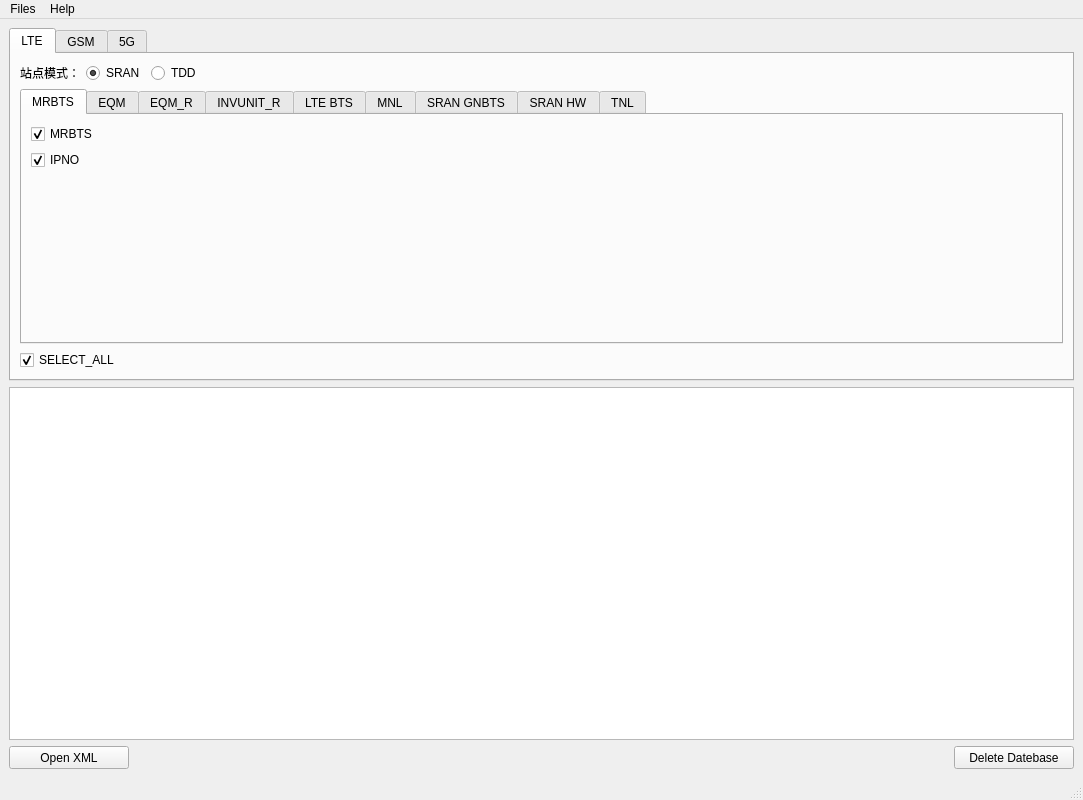
<?xml version="1.0" encoding="UTF-8"?>
<ui version="4.0">
 <author>李杰</author>
 <class>MainWindow</class>
 <widget class="QMainWindow" name="MainWindow">
  <property name="geometry">
   <rect>
    <x>0</x>
    <y>0</y>
    <width>1083</width>
    <height>800</height>
   </rect>
  </property>
  <property name="windowTitle">
   <string>SRAN Reading Tool </string>
  </property>
  <widget class="QWidget" name="centralwidget">
   <layout class="QVBoxLayout" name="verticalLayout">
    <item>
     <widget class="QTabWidget" name="tabWidget_2">
      <property name="font">
       <font>
        <weight>50</weight>
        <bold>false</bold>
       </font>
      </property>
      <property name="currentIndex">
       <number>0</number>
      </property>
      <property name="iconSize">
       <size>
        <width>16</width>
        <height>16</height>
       </size>
      </property>
      <widget class="QWidget" name="tab_11">
       <attribute name="title">
        <string>LTE</string>
       </attribute>
       <layout class="QVBoxLayout" name="verticalLayout_2">
        <item>
         <layout class="QHBoxLayout" name="horizontalLayout">
          <item>
           <widget class="QLabel" name="label">
            <property name="text">
             <string>站点模式：</string>
            </property>
           </widget>
          </item>
          <item>
           <widget class="QRadioButton" name="SRAN">
            <property name="maximumSize">
             <size>
              <width>60</width>
              <height>40</height>
             </size>
            </property>
            <property name="text">
             <string>SRAN</string>
            </property>
            <property name="checked">
             <bool>true</bool>
            </property>
           </widget>
          </item>
          <item>
           <widget class="QRadioButton" name="TDD">
            <property name="maximumSize">
             <size>
              <width>60</width>
              <height>40</height>
             </size>
            </property>
            <property name="layoutDirection">
             <enum>Qt::LeftToRight</enum>
            </property>
            <property name="text">
             <string>TDD</string>
            </property>
            <property name="checkable">
             <bool>true</bool>
            </property>
            <property name="checked">
             <bool>false</bool>
            </property>
           </widget>
          </item>
          <item>
           <spacer name="horizontalSpacer">
            <property name="orientation">
             <enum>Qt::Horizontal</enum>
            </property>
            <property name="sizeHint" stdset="0">
             <size>
              <width>40</width>
              <height>20</height>
             </size>
            </property>
           </spacer>
          </item>
         </layout>
        </item>
        <item>
         <widget class="QTabWidget" name="tabWidget">
          <property name="enabled">
           <bool>true</bool>
          </property>
          <property name="currentIndex">
           <number>0</number>
          </property>
          <widget class="QWidget" name="tab">
           <attribute name="title">
            <string>MRBTS</string>
           </attribute>
           <layout class="QVBoxLayout" name="verticalLayout_4">
            <item>
             <layout class="QFormLayout" name="formLayout_4">
              <item row="0" column="0">
               <widget class="QCheckBox" name="MRBTS">
                <property name="text">
                 <string>MRBTS</string>
                </property>
                <property name="checked">
                 <bool>true</bool>
                </property>
               </widget>
              </item>
              <item row="1" column="0">
               <widget class="QCheckBox" name="IPNO">
                <property name="text">
                 <string>IPNO</string>
                </property>
                <property name="checked">
                 <bool>true</bool>
                </property>
               </widget>
              </item>
             </layout>
            </item>
           </layout>
          </widget>
          <widget class="QWidget" name="tab_2">
           <attribute name="title">
            <string>EQM</string>
           </attribute>
           <layout class="QVBoxLayout" name="verticalLayout_5">
            <item>
             <layout class="QFormLayout" name="formLayout_5">
              <item row="2" column="0">
               <widget class="QCheckBox" name="RMOD_EQM">
                <property name="text">
                 <string>RMOD</string>
                </property>
                <property name="checked">
                 <bool>true</bool>
                </property>
               </widget>
              </item>
              <item row="3" column="0">
               <widget class="QCheckBox" name="SMOD_EQM">
                <property name="text">
                 <string>SMOD</string>
                </property>
                <property name="checked">
                 <bool>true</bool>
                </property>
               </widget>
              </item>
              <item row="1" column="0">
               <widget class="QCheckBox" name="BBMOD_EQM">
                <property name="text">
                 <string>BBMOD</string>
                </property>
                <property name="checked">
                 <bool>true</bool>
                </property>
               </widget>
              </item>
             </layout>
            </item>
           </layout>
          </widget>
          <widget class="QWidget" name="tab_3">
           <attribute name="title">
            <string>EQM_R</string>
           </attribute>
           <layout class="QVBoxLayout" name="verticalLayout_3">
            <item>
             <layout class="QFormLayout" name="formLayout_3">
              <item row="0" column="0">
               <widget class="QCheckBox" name="GNSSE_R">
                <property name="text">
                 <string>GNSSE_R</string>
                </property>
                <property name="checked">
                 <bool>true</bool>
                </property>
               </widget>
              </item>
              <item row="1" column="0">
               <widget class="QCheckBox" name="BBMOD_R">
                <property name="text">
                 <string>BBMOD_R</string>
                </property>
                <property name="checked">
                 <bool>true</bool>
                </property>
               </widget>
              </item>
              <item row="2" column="0">
               <widget class="QCheckBox" name="SMOD_R">
                <property name="text">
                 <string>SMOD_R</string>
                </property>
                <property name="checked">
                 <bool>true</bool>
                </property>
               </widget>
              </item>
              <item row="3" column="0">
               <widget class="QCheckBox" name="RMOD_R">
                <property name="text">
                 <string>RMOD_R</string>
                </property>
                <property name="checked">
                 <bool>true</bool>
                </property>
               </widget>
              </item>
              <item row="4" column="0">
               <widget class="QCheckBox" name="ANTL_R">
                <property name="text">
                 <string>ANTL_R</string>
                </property>
                <property name="checked">
                 <bool>true</bool>
                </property>
               </widget>
              </item>
              <item row="5" column="0">
               <widget class="QCheckBox" name="SFP_R">
                <property name="text">
                 <string>SFP_R</string>
                </property>
                <property name="checked">
                 <bool>true</bool>
                </property>
               </widget>
              </item>
              <item row="6" column="0">
               <widget class="QCheckBox" name="ASIRMOD_R">
                <property name="text">
                 <string>ASIRMOD_R</string>
                </property>
                <property name="checked">
                 <bool>true</bool>
                </property>
               </widget>
              </item>
              <item row="7" column="0">
               <widget class="QCheckBox" name="CABLINK_R">
                <property name="text">
                 <string>CABLINK_R</string>
                </property>
                <property name="checked">
                 <bool>true</bool>
                </property>
               </widget>
              </item>
             </layout>
            </item>
           </layout>
          </widget>
          <widget class="QWidget" name="tab_4">
           <attribute name="title">
            <string>INVUNIT_R</string>
           </attribute>
           <layout class="QVBoxLayout" name="verticalLayout_6">
            <item>
             <layout class="QGridLayout" name="gridLayout_9"/>
            </item>
           </layout>
          </widget>
          <widget class="QWidget" name="tab_5">
           <attribute name="title">
            <string>LTE BTS</string>
           </attribute>
           <layout class="QVBoxLayout" name="verticalLayout_7">
            <item>
             <layout class="QFormLayout" name="formLayout_2">
              <item row="0" column="0">
               <widget class="QCheckBox" name="LNBTS">
                <property name="text">
                 <string>LNBTS</string>
                </property>
                <property name="checked">
                 <bool>true</bool>
                </property>
               </widget>
              </item>
              <item row="1" column="0">
               <widget class="QCheckBox" name="LNCEL">
                <property name="text">
                 <string>LNCEL</string>
                </property>
                <property name="checked">
                 <bool>true</bool>
                </property>
               </widget>
              </item>
              <item row="2" column="0">
               <widget class="QCheckBox" name="LNCEL_FDD">
                <property name="text">
                 <string>LNCEL_FDD</string>
                </property>
                <property name="checked">
                 <bool>true</bool>
                </property>
               </widget>
              </item>
              <item row="3" column="0">
               <widget class="QCheckBox" name="NBIOT_FDD">
                <property name="text">
                 <string>NBIOT_FDD</string>
                </property>
                <property name="checked">
                 <bool>true</bool>
                </property>
               </widget>
              </item>
              <item row="4" column="0">
               <widget class="QCheckBox" name="LNMME">
                <property name="text">
                 <string>LNMME</string>
                </property>
                <property name="checked">
                 <bool>true</bool>
                </property>
               </widget>
              </item>
              <item row="5" column="0">
               <widget class="QCheckBox" name="LNCEL_TDD">
                <property name="text">
                 <string>LNCEL_TDD</string>
                </property>
                <property name="checked">
                 <bool>true</bool>
                </property>
               </widget>
              </item>
             </layout>
            </item>
           </layout>
          </widget>
          <widget class="QWidget" name="tab_6">
           <attribute name="title">
            <string>MNL</string>
           </attribute>
           <layout class="QVBoxLayout" name="verticalLayout_8">
            <item>
             <layout class="QFormLayout" name="formLayout">
              <item row="0" column="0">
               <widget class="QCheckBox" name="CHANNEL">
                <property name="text">
                 <string>CHANNEL</string>
                </property>
                <property name="checked">
                 <bool>true</bool>
                </property>
               </widget>
              </item>
              <item row="0" column="1">
               <widget class="QCheckBox" name="SECADM">
                <property name="text">
                 <string>SECADM</string>
                </property>
                <property name="checked">
                 <bool>true</bool>
                </property>
               </widget>
              </item>
              <item row="1" column="0">
               <widget class="QCheckBox" name="CHANNELGROUP">
                <property name="text">
                 <string>CHANNELGROUP</string>
                </property>
                <property name="checked">
                 <bool>true</bool>
                </property>
               </widget>
              </item>
              <item row="2" column="0">
               <widget class="QCheckBox" name="GNSSE_MNL">
                <property name="text">
                 <string>GNSSE</string>
                </property>
                <property name="checked">
                 <bool>true</bool>
                </property>
               </widget>
              </item>
              <item row="3" column="0">
               <widget class="QCheckBox" name="FEATCADM">
                <property name="text">
                 <string>FEATCADM</string>
                </property>
                <property name="checked">
                 <bool>true</bool>
                </property>
               </widget>
              </item>
              <item row="4" column="0">
               <widget class="QCheckBox" name="MPLANENW">
                <property name="text">
                 <string>MPLANENW</string>
                </property>
                <property name="checked">
                 <bool>true</bool>
                </property>
               </widget>
              </item>
              <item row="5" column="0">
               <widget class="QCheckBox" name="MNL_R">
                <property name="text">
                 <string>MNL_R</string>
                </property>
                <property name="checked">
                 <bool>true</bool>
                </property>
               </widget>
              </item>
              <item row="1" column="1">
               <widget class="QCheckBox" name="TIME1">
                <property name="text">
                 <string>TIME</string>
                </property>
                <property name="checked">
                 <bool>true</bool>
                </property>
               </widget>
              </item>
              <item row="2" column="1">
               <widget class="QCheckBox" name="CLOCK">
                <property name="text">
                 <string>CLOCK</string>
                </property>
                <property name="checked">
                 <bool>true</bool>
                </property>
               </widget>
              </item>
              <item row="3" column="1">
               <widget class="QCheckBox" name="LCELL">
                <property name="text">
                 <string>LCELL</string>
                </property>
                <property name="checked">
                 <bool>true</bool>
                </property>
               </widget>
              </item>
              <item row="4" column="1">
               <widget class="QCheckBox" name="SYNC">
                <property name="text">
                 <string>SYNC</string>
                </property>
                <property name="checked">
                 <bool>true</bool>
                </property>
               </widget>
              </item>
             </layout>
            </item>
           </layout>
          </widget>
          <widget class="QWidget" name="tab_7">
           <attribute name="title">
            <string>SRAN GNBTS</string>
           </attribute>
           <layout class="QVBoxLayout" name="verticalLayout_9">
            <item>
             <layout class="QFormLayout" name="formLayout_6">
              <item row="1" column="0">
               <widget class="QCheckBox" name="GNBCF">
                <property name="text">
                 <string>GNBCF</string>
                </property>
                <property name="checked">
                 <bool>true</bool>
                </property>
               </widget>
              </item>
              <item row="2" column="0">
               <widget class="QCheckBox" name="GNCEL">
                <property name="text">
                 <string>GNCEL</string>
                </property>
                <property name="checked">
                 <bool>true</bool>
                </property>
               </widget>
              </item>
              <item row="3" column="0">
               <widget class="QCheckBox" name="GNCEL_R">
                <property name="text">
                 <string>GNCEL_R</string>
                </property>
                <property name="checked">
                 <bool>true</bool>
                </property>
               </widget>
              </item>
              <item row="0" column="0">
               <widget class="QCheckBox" name="CARRIERGROUPC_R">
                <property name="text">
                 <string>CARRIERGROUPC_R</string>
                </property>
                <property name="checked">
                 <bool>true</bool>
                </property>
               </widget>
              </item>
             </layout>
            </item>
           </layout>
          </widget>
          <widget class="QWidget" name="tab_8">
           <attribute name="title">
            <string>SRAN HW</string>
           </attribute>
           <layout class="QVBoxLayout" name="verticalLayout_10">
            <item>
             <layout class="QFormLayout" name="formLayout_7">
              <item row="0" column="0">
               <widget class="QCheckBox" name="HW">
                <property name="text">
                 <string>HW</string>
                </property>
                <property name="checked">
                 <bool>true</bool>
                </property>
               </widget>
              </item>
              <item row="1" column="0">
               <widget class="QCheckBox" name="GNSSE_HW">
                <property name="text">
                 <string>GNSSE</string>
                </property>
                <property name="checked">
                 <bool>true</bool>
                </property>
               </widget>
              </item>
              <item row="2" column="0">
               <widget class="QCheckBox" name="BBMOD_HW">
                <property name="text">
                 <string>BBMOD</string>
                </property>
                <property name="checked">
                 <bool>true</bool>
                </property>
               </widget>
              </item>
              <item row="3" column="0">
               <widget class="QCheckBox" name="RMOD_HW">
                <property name="text">
                 <string>RMOD</string>
                </property>
                <property name="checked">
                 <bool>true</bool>
                </property>
               </widget>
              </item>
              <item row="4" column="0">
               <widget class="QCheckBox" name="SMOD_HW">
                <property name="text">
                 <string>SMOD</string>
                </property>
                <property name="checked">
                 <bool>true</bool>
                </property>
               </widget>
              </item>
             </layout>
            </item>
           </layout>
          </widget>
          <widget class="QWidget" name="tab_9">
           <attribute name="title">
            <string>TNL</string>
           </attribute>
           <layout class="QVBoxLayout" name="verticalLayout_11">
            <item>
             <layout class="QFormLayout" name="formLayout_8">
              <item row="0" column="0">
               <widget class="QCheckBox" name="IPRT">
                <property name="text">
                 <string>IPRT</string>
                </property>
                <property name="checked">
                 <bool>true</bool>
                </property>
               </widget>
              </item>
              <item row="1" column="0">
               <widget class="QCheckBox" name="IPADDRESSV4">
                <property name="text">
                 <string>IPADDRESSV4</string>
                </property>
                <property name="checked">
                 <bool>true</bool>
                </property>
               </widget>
              </item>
              <item row="2" column="0">
               <widget class="QCheckBox" name="VLANIF">
                <property name="text">
                 <string>VLANIF</string>
                </property>
                <property name="checked">
                 <bool>true</bool>
                </property>
               </widget>
              </item>
              <item row="3" column="0">
               <widget class="QCheckBox" name="IVIF">
                <property name="text">
                 <string>IVIF</string>
                </property>
                <property name="checked">
                 <bool>true</bool>
                </property>
               </widget>
              </item>
             </layout>
            </item>
           </layout>
          </widget>
         </widget>
        </item>
        <item>
         <widget class="QCheckBox" name="SELECT_ALL">
          <property name="text">
           <string>SELECT_ALL</string>
          </property>
          <property name="checked">
           <bool>true</bool>
          </property>
         </widget>
        </item>
       </layout>
      </widget>
      <widget class="QWidget" name="tab_13">
       <attribute name="title">
        <string>GSM</string>
       </attribute>
       <layout class="QHBoxLayout" name="horizontalLayout_3">
        <item>
         <layout class="QFormLayout" name="formLayout_9">
          <item row="0" column="0">
           <widget class="QCheckBox" name="UNIT">
            <property name="text">
             <string>UNIT</string>
            </property>
            <property name="checked">
             <bool>true</bool>
            </property>
           </widget>
          </item>
          <item row="1" column="0">
           <widget class="QCheckBox" name="HW_GSM">
            <property name="text">
             <string>HW_GSM</string>
            </property>
            <property name="checked">
             <bool>true</bool>
            </property>
           </widget>
          </item>
         </layout>
        </item>
       </layout>
      </widget>
      <widget class="QWidget" name="tab_10">
       <attribute name="title">
        <string>5G</string>
       </attribute>
      </widget>
     </widget>
    </item>
    <item>
     <widget class="QTextBrowser" name="textBrowser">
      <property name="font">
       <font>
        <family>微软雅黑</family>
        <pointsize>10</pointsize>
        <weight>50</weight>
        <bold>false</bold>
       </font>
      </property>
     </widget>
    </item>
    <item>
     <layout class="QHBoxLayout" name="horizontalLayout_2">
      <item>
       <widget class="QPushButton" name="pushButton">
        <property name="minimumSize">
         <size>
          <width>120</width>
          <height>23</height>
         </size>
        </property>
        <property name="text">
         <string>Open XML</string>
        </property>
       </widget>
      </item>
      <item>
       <spacer name="horizontalSpacer_2">
        <property name="orientation">
         <enum>Qt::Horizontal</enum>
        </property>
        <property name="sizeHint" stdset="0">
         <size>
          <width>40</width>
          <height>20</height>
         </size>
        </property>
       </spacer>
      </item>
      <item>
       <widget class="QPushButton" name="pushButton_2">
        <property name="minimumSize">
         <size>
          <width>120</width>
          <height>23</height>
         </size>
        </property>
        <property name="text">
         <string>Delete Datebase</string>
        </property>
       </widget>
      </item>
     </layout>
    </item>
   </layout>
  </widget>
  <widget class="QMenuBar" name="menubar">
   <property name="geometry">
    <rect>
     <x>0</x>
     <y>0</y>
     <width>1083</width>
     <height>23</height>
    </rect>
   </property>
   <widget class="QMenu" name="menu">
    <property name="title">
     <string>Files</string>
    </property>
    <addaction name="actionopenfile"/>
    <addaction name="actionexit"/>
   </widget>
   <widget class="QMenu" name="menutest">
    <property name="title">
     <string>Help</string>
    </property>
    <addaction name="actiontest"/>
   </widget>
   <addaction name="menu"/>
   <addaction name="menutest"/>
  </widget>
  <widget class="QStatusBar" name="statusbar">
   <property name="inputMethodHints">
    <set>Qt::ImhNone</set>
   </property>
   <property name="sizeGripEnabled">
    <bool>true</bool>
   </property>
  </widget>
  <action name="actionopenfile">
   <property name="text">
    <string>Open XML</string>
   </property>
   <property name="shortcut">
    <string>Ctrl+O</string>
   </property>
  </action>
  <action name="actiontuichu">
   <property name="text">
    <string>tuichu</string>
   </property>
  </action>
  <action name="actiontuic">
   <property name="text">
    <string>tuic</string>
   </property>
  </action>
  <action name="actiontest">
   <property name="text">
    <string>About</string>
   </property>
  </action>
  <action name="actiontuichu_2">
   <property name="text">
    <string>tuichu</string>
   </property>
  </action>
  <action name="actionchu">
   <property name="text">
    <string>exit</string>
   </property>
  </action>
  <action name="actionexit">
   <property name="text">
    <string>Quit</string>
   </property>
   <property name="shortcut">
    <string>Ctrl+Q</string>
   </property>
  </action>
 </widget>
 <resources/>
 <connections>
  <connection>
   <sender>actionopenfile</sender>
   <signal>triggered()</signal>
   <receiver>MainWindow</receiver>
   <slot>btn_click()</slot>
   <hints>
    <hint type="sourcelabel">
     <x>-1</x>
     <y>-1</y>
    </hint>
    <hint type="destinationlabel">
     <x>399</x>
     <y>299</y>
    </hint>
   </hints>
  </connection>
  <connection>
   <sender>actionexit</sender>
   <signal>triggered()</signal>
   <receiver>MainWindow</receiver>
   <slot>close()</slot>
   <hints>
    <hint type="sourcelabel">
     <x>-1</x>
     <y>-1</y>
    </hint>
    <hint type="destinationlabel">
     <x>481</x>
     <y>315</y>
    </hint>
   </hints>
  </connection>
 </connections>
 <slots>
  <slot>btn_click()</slot>
 </slots>
</ui>
